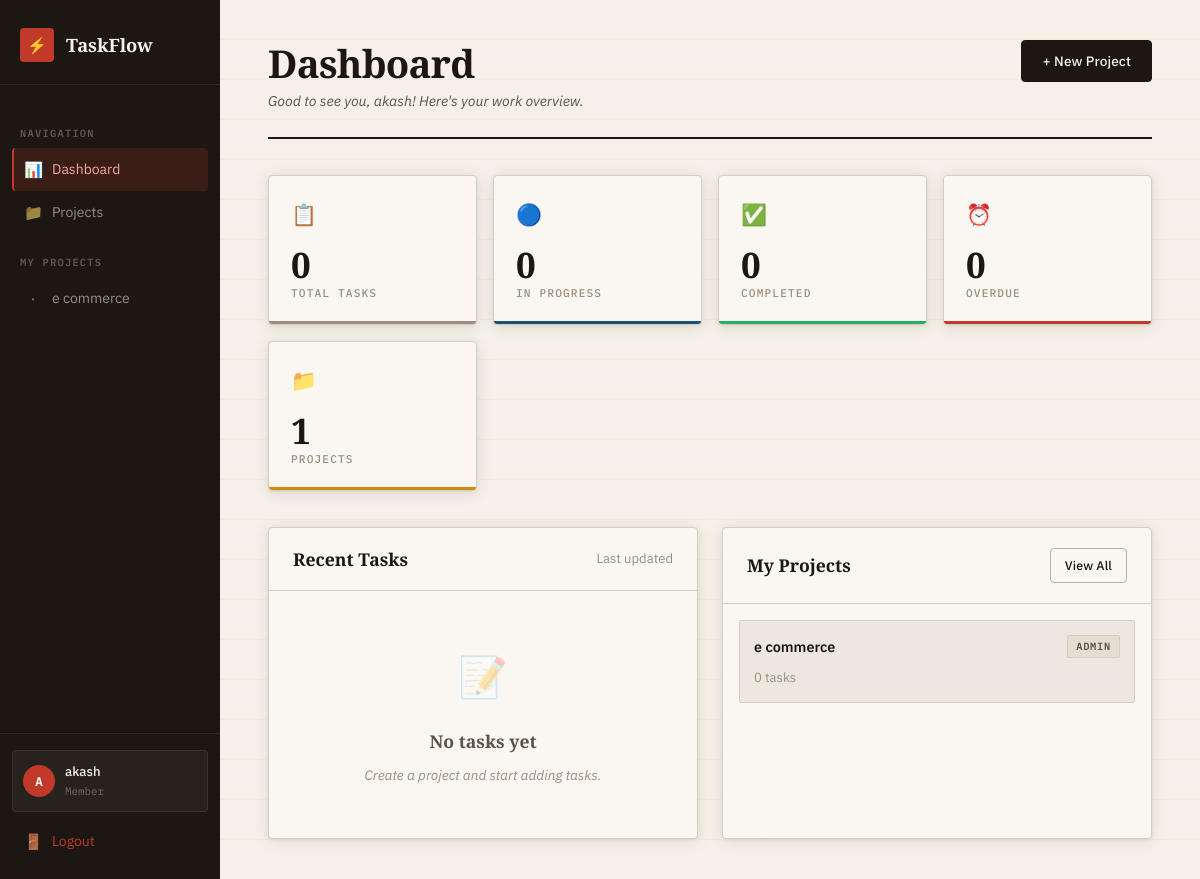
The page /dashboard/ (signed in) on the database its author committed.
### core/models.py (models this page shows, shortened)
class Project(models.Model):
    name = models.CharField(max_length=200)
    description = models.TextField(blank=True)
    creator = models.ForeignKey(User, on_delete=models.CASCADE, related_name='created_projects')
    members = models.ManyToManyField(User, through='ProjectMember', related_name='projects')
    created_at = models.DateTimeField(auto_now_add=True)

### core/views.py (the view)
# urls.py: path('dashboard/', views.dashboard_view, name='dashboard'),
@login_required
def dashboard_view(request):
    user = request.user
    user_projects = Project.objects.filter(
        Q(creator=user) | Q(members=user)
    ).distinct()
    user_tasks = Task.objects.filter(
        Q(project__creator=user) |
        Q(project__members=user) |
        Q(assigned_to=user)
    ).distinct()
    today = timezone.now().date()
    context = {
        'total_tasks': user_tasks.count(),
        'todo_tasks': user_tasks.filter(status='todo').count(),
        'in_progress_tasks': user_tasks.filter(status='in_progress').count(),
        'done_tasks': user_tasks.filter(status='done').count(),
        'overdue_tasks': user_tasks.filter(due_date__lt=today).exclude(status='done').count(),
        'recent_tasks': user_tasks.order_by('-updated_at')[:5],
        'projects': user_projects,
        'project_count': user_projects.count(),
    }
    return render(request, 'dashboard.html', context)

### core/context_processors.py (called while the page is built)
def user_projects(request):
    if request.user.is_authenticated:
        projects = Project.objects.filter(
            Q(creator=request.user) | Q(members=request.user)
        ).distinct().order_by('name')[:8]
        return {'user_projects': projects}
    return {'user_projects': []}

### templates/dashboard.html (shortened to what this page needs)
{% extends 'base.html' %}
{% block content %}
{% load static %}
{% with user_projects=projects %}
<div class="page-header">
  <div>
    <h1 class="page-title">Dashboard</h1>
    <p class="page-subtitle">
      {% if user.first_name %}Good to see you, {{ user.first_name }}!{% else %}Good to see you, {{ user.username }}!{% endif %}
      Here's your work overview.
    </p>
  </div>
  <a href="{% url 'project_create' %}" class="btn btn-primary">+ New Project</a>
</div>
<div class="stat-grid">
  <div class="stat-card">
    <div class="stat-icon">📋</div>
    <div class="stat-value">{{ total_tasks }}</div>
    <div class="stat-label">Total Tasks</div>
  </div>
  <div class="stat-card blue">
    <div class="stat-icon">🔵</div>
    <div class="stat-value">{{ in_progress_tasks }}</div>
    <div class="stat-label">In Progress</div>
  </div>
  <div class="stat-card green">
    <div class="stat-icon">✅</div>
    <div class="stat-value">{{ done_tasks }}</div>
    <div class="stat-label">Completed</div>
  </div>
  <div class="stat-card red">
    <div class="stat-icon">⏰</div>
    <div class="stat-value">{{ overdue_tasks }}</div>
    <div class="stat-label">Overdue</div>
  </div>
  <div class="stat-card yellow">
    <div class="stat-icon">📁</div>
    <div class="stat-value">{{ project_count }}</div>
    <div class="stat-label">Projects</div>
  </div>
</div>
<div style="display:grid;grid-template-columns:1fr 1fr;gap:24px;">
  <div class="card" style="padding:0;overflow:hidden;">
    <div class="section-header" style="padding:20px 24px;margin:0;border-radius:0;">
      <h3>Recent Tasks</h3>
      <span class="text-sm text-muted">Last updated</span>
    </div>
    {% if recent_tasks %}
    <div class="table-wrapper">
      <table>
        <thead>
          <tr>
            <th>Task</th>
            <th>Status</th>
            <th>Priority</th>
          </tr>
        </thead>
        <tbody>
          {% for task in recent_tasks %}
          <tr onclick="window.location='{% url 'task_detail' task.pk %}'" style="cursor:pointer;">
            <td>
              <div style="font-weight:500;">{{ task.title|truncatechars:35 }}</div>
              <div class="text-sm text-muted">{{ task.project.name }}</div>
            </td>
            <td><span class="badge badge-{{ task.status }}">{{ task.get_status_display }}</span></td>
            <td><span class="badge badge-{{ task.priority }}">{{ task.get_priority_display }}</span></td>
          </tr>
          {% endfor %}
        </tbody>
      </table>
    </div>
    {% else %}
    <div class="empty-state">
      <div class="empty-icon">📝</div>
      <div class="empty-title">No tasks yet</div>
      <div class="empty-text">Create a project and start adding tasks.</div>
    </div>
    {% endif %}
  </div>
  <div class="card" style="padding:0;overflow:hidden;">
    <div class="section-header" style="padding:20px 24px;margin:0;border-radius:0;">
      <h3>My Projects</h3>
      <a href="{% url 'project_list' %}" class="btn btn-secondary btn-sm">View All</a>
    </div>
    {% if projects %}
    <div style="padding:16px;">
      {% for project in projects|slice:":5" %}
      <a href="{% url 'project_detail' project.pk %}" style="display:block;text-decoration:none;">
        <div style="padding:14px;border-radius:var(--radius-sm);border:1px solid var(--border);margin-bottom:10px;background:var(--surface-2);transition:var(--transition);" onmouseover="this.style.borderColor='var(--accent)'" onmouseout="this.style.borderColor='var(--border)'">
          <div style="display:flex;align-items:center;justify-content:space-between;">
            <div style="font-weight:600;font-size:0.9rem;color:var(--text);">{{ project.name }}</div>
            <span class="badge badge-member" style="font-size:0.65rem;">
              {% if project.creator == user %}admin{% else %}member{% endif %}
            </span>
          </div>
          <div class="text-sm text-muted mt-2">{{ project.tasks.count }} task{{ project.tasks.count|pluralize }}</div>
        </div>
      </a>
      {% endfor %}
    </div>
    {% else %}
    <div class="empty-state">
      <div class="empty-icon">📁</div>
      <div class="empty-title">No projects yet</div>
      <a href="{% url 'project_create' %}" class="btn btn-primary btn-sm mt-2">Create Your First Project</a>
    </div>
    {% endif %}
  </div>
</div>
{% endwith %}
{% endblock %}

### templates/base.html (shortened to what this page needs)
<!DOCTYPE html>
<html lang="en">
<head>
  {% load static %}
  <link rel="stylesheet" href="{% static 'css/main.css' %}">
</head>
<body>
<div class="app-wrapper">
  <aside class="sidebar">
    <div class="sidebar-logo">
      <div class="logo-icon">⚡</div>
      <span class="logo-text">TaskFlow</span>
    </div>
    <nav class="sidebar-nav">
      <div class="nav-label">Navigation</div>
      <a href="{% url 'dashboard' %}" class="nav-item {% if request.resolver_match.url_name == 'dashboard' %}active{% endif %}">
        <span class="icon">📊</span> Dashboard
      </a>
      <a href="{% url 'project_list' %}" class="nav-item {% if 'project' in request.resolver_match.url_name %}active{% endif %}">
        <span class="icon">📁</span> Projects
      </a>
      {% if user_projects %}
      <div class="nav-label">My Projects</div>
      {% for p in user_projects %}
      <a href="{% url 'project_detail' p.pk %}" class="nav-item">
        <span class="icon">·</span> {{ p.name|truncatechars:20 }}
      </a>
      {% endfor %}
      {% endif %}
    </nav>
    <div class="sidebar-footer">
      <div class="user-card">
        <div class="avatar">{{ user.username|first|upper }}</div>
        <div class="user-info">
          <div class="user-name">{{ user.username }}</div>
          <div class="user-role">Member</div>
        </div>
      </div>
      <a href="{% url 'logout' %}" class="nav-item mt-2" style="color: var(--red);">
        <span class="icon">🚪</span> Logout
      </a>
    </div>
  </aside>
  <main class="main-content">
    {% block content %}{% endblock %}
  </main>
</div>
</body>
</html>

### rows shown on the page
Project: name "e commerce", shows "ADMIN", tasks.count "0"

### other values the page prints
{{ user.username|first|upper }} "A"
{{ user.username }} "akash"
{{ total_tasks }} "0"
{{ in_progress_tasks }} "0"
{{ done_tasks }} "0"
{{ overdue_tasks }} "0"
{{ project_count }} "1"
